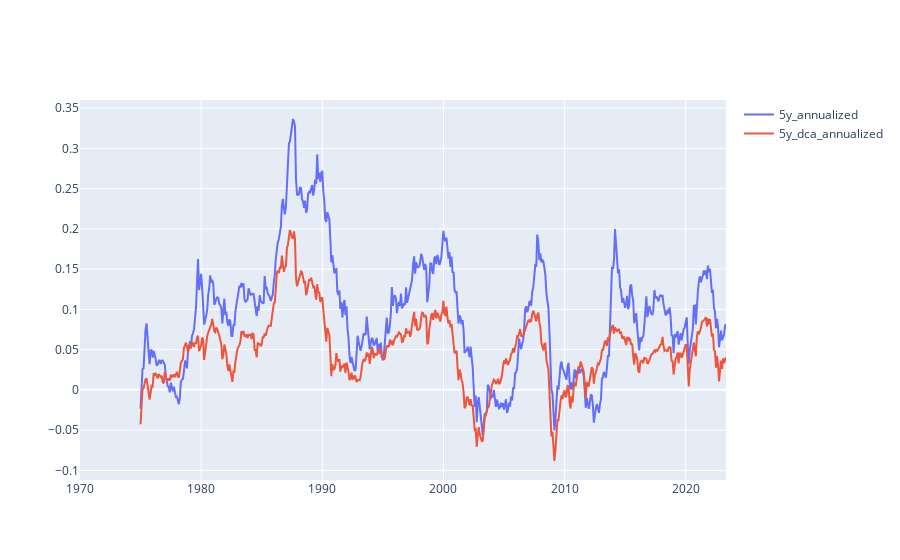

Here is the notebook cell this chart was saved with:
### Code cell
go.Figure(
    [
        go.Scatter(
            x=df['date'],
            y=df[column],
            name=column,
            mode='lines'
            )
        for column in ['5y_annualized', '5y_dca_annualized']
    ]
)

### Figure 1 — Plotly figure (JSON) as saved in the notebook; plotly's stock layout.template omitted (floating-point values rounded to 4 significant figures; data arrays with more than 128 entries replaced by an {"elided": "..."} marker saying what was removed)
{"data": [{"mode": "lines", "name": "5y_annualized", "type": "scatter", "x": {"elided": "641 str values"}, "y": {"elided": "641 float values"}}, {"mode": "lines", "name": "5y_dca_annualized", "type": "scatter", "x": {"elided": "641 str values"}, "y": {"elided": "641 float values"}}], "layout": {}}
